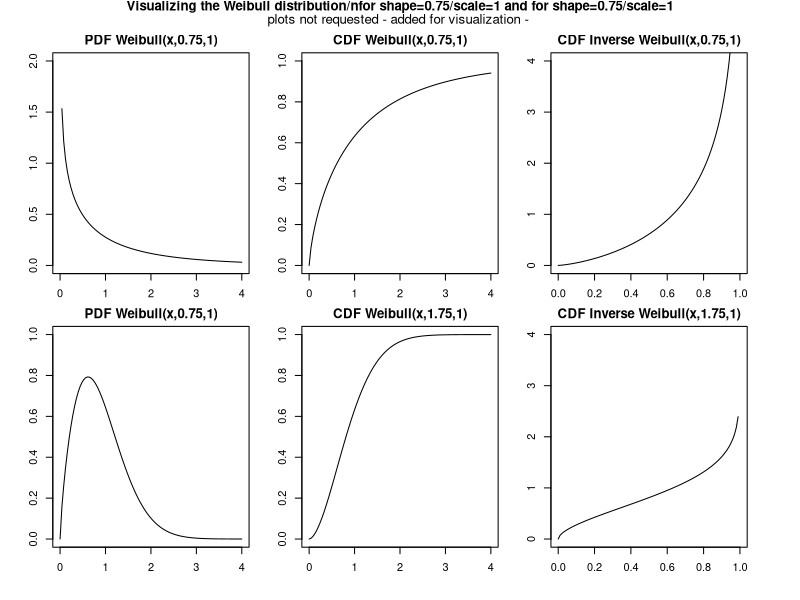
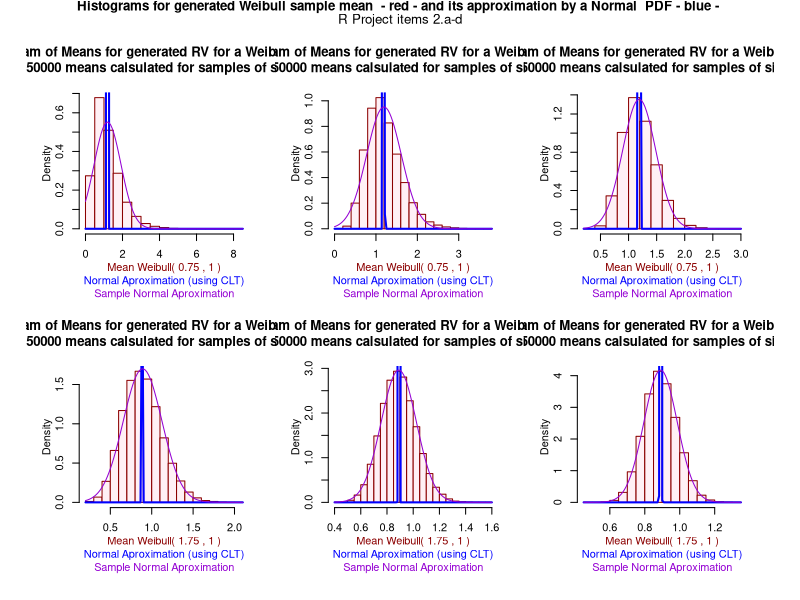

Write R code to recreate these figures, in order.
#################################################################################
## Course:   ST 501 (601) Fall 2017 Fundamentals of Statistical Inference I    ##
## GROUP 04                                                                    ##
##                                                                             ##
## ST 501 - R Project - Item 2                                                 ##
## Date: 11/16/2017                                                            ## 
##                                                                             ##
#################################################################################

# Define Weibull didtribution functions
WeibullPDF <-function(x,shape,scale){(shape/scale)*((x/scale)^(shape-1))*exp(-(x/scale)^shape)}
WeibullCDF <-function(x,shape,scale){1-exp(-(x/scale)^shape)}
WeibullCDFInv <-function(x,shape,scale){scale*(-log(1-x))^(1/shape)}
WeibullTrueMean<-function(shape,scale){scale*gamma(1+1/shape)}
WeibullTrueVariance<-function(shape,scale){scale^2*(gamma(1+2/shape)-(gamma(1+1/shape)^2))}
WeibullTrueSD<-function(shape,scale){(WeibullTrueVariance(shape,scale))^(1/2)}

# creating 6 areas of plotting to visualize the four functions
par(mfrow=c(2,3),mar=c(2,2,2,2), oma=c(2,2,2,2))
plot(function(x){WeibullPDF(x,0.75,1)},xlim=c(0,4),ylim=c(0,2),main="PDF Weibull(x,0.75,1)")
plot(function(x){WeibullCDF(x,0.75,1)},xlim=c(0,4),ylim=c(0,1),main="CDF Weibull(x,0.75,1)")
plot(function(x){WeibullCDFInv(x,0.75,1)},ylim=c(0,4),xlim=c(0,1),main="CDF Inverse Weibull(x,0.75,1)")
plot(function(x){WeibullPDF(x,1.75,1)},xlim=c(0,4),ylim=c(0,1),main="PDF Weibull(x,0.75,1)")
plot(function(x){WeibullCDF(x,1.75,1)},xlim=c(0,4),ylim=c(0,1),main="CDF Weibull(x,1.75,1)")
plot(function(x){WeibullCDFInv(x,1.75,1)},ylim=c(0,4),xlim=c(0,1),main="CDF Inverse Weibull(x,1.75,1)")
# General Title for the functions plotted
mtext("Visualizing the Weibull distribution/nfor shape=0.75/scale=1 and for shape=0.75/scale=1", side=3, line=1, outer=TRUE, font=2, cex=0.8)
mtext("plots not requested - added for visualization - ", side=3, line=0, outer=TRUE, font=1, cex=0.8)

# set seed for generation of RV
set.seed (6226)

# Function to generate sample means for Weibull sample based on parameters 
# size (of means sample), sizesample (size of each sample) , shape and scale = 1
WeibullSampleOfMeans<-function (mySize, mySizeSample, myShape, myScale)
                        {apply(MARGIN=2,FUN=mean,
                               X=replicate(mySize,
                                           (sapply(runif(mySizeSample,0,1),
                                            FUN=function(x){WeibullCDFInv(x,myShape,myScale)}))))}

# Function to generate sample means for Weibull sample based on parameters 
# size (of means sample), sizesample (size of each sample) , shape and scale = 1
# plot the histogram, plot the normal approximation and return the mean and the
# standard deviation for the sample and for the weibul
WeibullPlotAndNormal<-function (mySize, mySizeSample, myShape, myScale)
  {
  # Generate the (mySize) data sets of means for a 
  # Weibull( shape = myShape , scale = myScale), 
  # each data set of the requested size (mySizeSample)
  Weibull.samples.mean <- WeibullSampleOfMeans(mySize, mySizeSample, myShape, myScale)

  # sample mean (mean of means) and variance (variance of means)
  meanSample=mean( Weibull.samples.mean)
  sdSample=sd( Weibull.samples.mean)
  
  # Normal approximation for Weibull given by central limit theorem (CLT) 
  normAprx<-function(x){dnorm(x,mean=WeibullTrueMean(myShape, myScale),
                              sd=WeibullTrueSD(myShape, myScale)/((mySize)^(1/2)))}
  
  # Sample Normal approximation for Weibull
  normSample<-function(x)
  {dnorm(x,meanSample,sdSample)}
  
  # Histagram for Weibull(myShape, myScale) generated
  hist (Weibull.samples.mean,freq=FALSE,
        border="dark red", col="lavenderblush",xlab="",ylab="",
        main=paste("Histogram of Means for generated RV for a Weibull(",myShape,",",myScale,")\n",
                   mySize,"means calsulated for samples of size", mySizeSample))
  title(xlab=paste("Mean Weibull(",myShape,",",myScale,")"),line=2,cex=0.5,col.lab="Dark Red")
  title(ylab="Density",line=2,cex=0.5)
  # overlapping the normal approximation in blue using CLT
  curve(normAprx, type = "l",col="blue", lwd=2, add=TRUE)
  title(xlab="Normal Aproximation (using CLT)",line=3,cex=0.4,col.lab="Blue")
  # overlapping the sample normal in purple
   curve(normSample, type = "l",col="darkviolet", add=TRUE)
  title(xlab="Sample Normal Aproximation",line=4,cex=0.4,col.lab="darkviolet")
  c(meanSample,sdSample)
  }


# creating 6 areas of plotting for the histograms:
par(mfrow=c(2,3),mar=c(5,4,5,2), oma=c(2,2,2,2))

meansAndSD.075.100<-c(WeibullTrueMean(0.75,1),WeibullTrueSD(0.75,1))
# Generate and Plot N = 50000 data sets  of size 5 for a Weibull( shape = 0.75 , scale = 1)
meansAndSD.075.100<-c(meansAndSD.075.100,WeibullPlotAndNormal(50000,5,0.75,1))
# Generate and Plot N = 50000 data sets  of size 15 for a Weibull( shape = 0.75 , scale = 1)
meansAndSD.075.100<-c(meansAndSD.075.100,WeibullPlotAndNormal(50000,15,0.75,1))
# Generate and Plot N = 50000 data sets  of size 30 for a Weibull( shape = 0.75 , scale = 1)
meansAndSD.075.100<-c(meansAndSD.075.100,WeibullPlotAndNormal(50000,30,0.75,1))

meansAndSD.175.100<-c(WeibullTrueMean(1.75,1),WeibullTrueSD(1.75,1))
# Generate and Plot N = 50000 data sets  of size 5 for a Weibull( shape = 1.75 , scale = 1)
meansAndSD.175.100<-c(meansAndSD.175.100,WeibullPlotAndNormal(50000,5,1.75,1))
# Generate and Plot N = 50000 data sets  of size 15 for a Weibull( shape = 1.75 , scale = 1)
meansAndSD.175.100<-c(meansAndSD.175.100,WeibullPlotAndNormal(50000,15,1.75,1))
# Generate and Plot N = 50000 data sets  of size 30 for a Weibull( shape = 1.75 , scale = 1)
meansAndSD.175.100<-c(meansAndSD.175.100,WeibullPlotAndNormal(50000,30,1.75,1))

# General Title for the 6 histograms plotted
mtext("Histograms for generated Weibull sample mean  - red - and its approximation by a Normal  PDF - blue - ", side=3, line=1, outer=TRUE, font=2, cex=0.8)
mtext("R Project items 2.a-d", side=3, line=0, outer=TRUE, font=1, cex=0.8)

# Comparing samples mean and sd with true mean and sd
ComparsonMatrix.075.100 <- matrix(meansAndSD.075.100, ncol = 4)
ComparsonMatrixDF.075.100 <- as.data.frame(ComparsonMatrix.075.100)
colnames(ComparsonMatrixDF.075.100)<- c("True W(0.75,1)", 
                                        "5-Sample W(0.75,1)", 
                                        "15-Sample W(0.75,1)", 
                                        "30-Sample W(0.75,1)")
rownames(ComparsonMatrixDF.075.100) <- c("Mean","Standard Deviation")
ComparsonMatrixDF.075.100

ComparsonMatrix.175.100 <- matrix(meansAndSD.175.100, ncol = 4)
ComparsonMatrixDF.175.100 <- as.data.frame(ComparsonMatrix.175.100)
colnames(ComparsonMatrixDF.175.100)<- c("True W(1.75,1)", 
                                        "5-Sample W(1.75,1)", 
                                        "15-Sample W(1.75,1)", 
                                        "30-Sample W(1.75,1)")
rownames(ComparsonMatrixDF.175.100) <- c("Mean","Standard Deviation")
ComparsonMatrixDF.175.100



